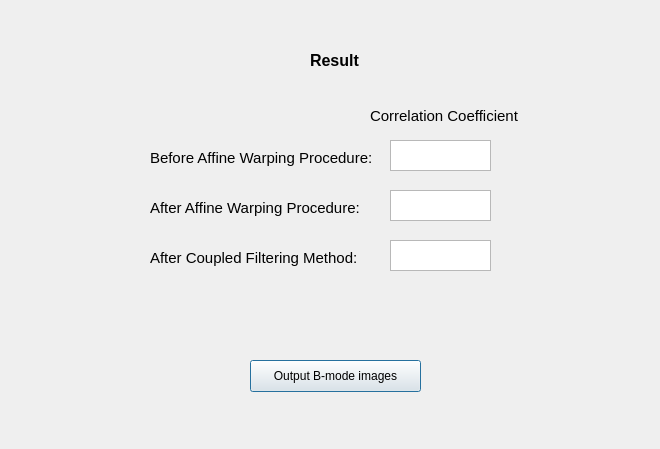
<?xml version="1.0" encoding="UTF-8"?>
<ui version="4.0">
 <class>SecDialog</class>
 <widget class="QDialog" name="SecDialog">
  <property name="geometry">
   <rect>
    <x>0</x>
    <y>0</y>
    <width>660</width>
    <height>449</height>
   </rect>
  </property>
  <property name="windowTitle">
   <string>Dialog</string>
  </property>
  <widget class="QTextBrowser" name="B4_AWarping">
   <property name="geometry">
    <rect>
     <x>390</x>
     <y>140</y>
     <width>101</width>
     <height>31</height>
    </rect>
   </property>
   <property name="font">
    <font>
     <pointsize>11</pointsize>
    </font>
   </property>
  </widget>
  <widget class="QTextBrowser" name="After_AWarping">
   <property name="geometry">
    <rect>
     <x>390</x>
     <y>190</y>
     <width>101</width>
     <height>31</height>
    </rect>
   </property>
   <property name="font">
    <font>
     <pointsize>11</pointsize>
    </font>
   </property>
  </widget>
  <widget class="QLabel" name="label_4">
   <property name="geometry">
    <rect>
     <x>150</x>
     <y>200</y>
     <width>211</width>
     <height>16</height>
    </rect>
   </property>
   <property name="font">
    <font>
     <pointsize>11</pointsize>
    </font>
   </property>
   <property name="text">
    <string>After Affine Warping Procedure:</string>
   </property>
  </widget>
  <widget class="QLabel" name="label_5">
   <property name="geometry">
    <rect>
     <x>150</x>
     <y>250</y>
     <width>211</width>
     <height>16</height>
    </rect>
   </property>
   <property name="font">
    <font>
     <pointsize>11</pointsize>
    </font>
   </property>
   <property name="text">
    <string>After Coupled Filtering Method:</string>
   </property>
  </widget>
  <widget class="QTextBrowser" name="After_CFiltering">
   <property name="geometry">
    <rect>
     <x>390</x>
     <y>240</y>
     <width>101</width>
     <height>31</height>
    </rect>
   </property>
   <property name="font">
    <font>
     <pointsize>11</pointsize>
    </font>
   </property>
  </widget>
  <widget class="QPushButton" name="pushButton_2">
   <property name="geometry">
    <rect>
     <x>250</x>
     <y>360</y>
     <width>171</width>
     <height>32</height>
    </rect>
   </property>
   <property name="text">
    <string>Output B-mode images</string>
   </property>
  </widget>
  <widget class="QLabel" name="label_2">
   <property name="geometry">
    <rect>
     <x>370</x>
     <y>105</y>
     <width>151</width>
     <height>21</height>
    </rect>
   </property>
   <property name="font">
    <font>
     <pointsize>11</pointsize>
    </font>
   </property>
   <property name="text">
    <string>Correlation Coefficient</string>
   </property>
  </widget>
  <widget class="QLabel" name="label_3">
   <property name="geometry">
    <rect>
     <x>150</x>
     <y>150</y>
     <width>221</width>
     <height>16</height>
    </rect>
   </property>
   <property name="font">
    <font>
     <pointsize>11</pointsize>
    </font>
   </property>
   <property name="text">
    <string>Before Affine Warping Procedure:</string>
   </property>
  </widget>
  <widget class="QLabel" name="label">
   <property name="geometry">
    <rect>
     <x>310</x>
     <y>50</y>
     <width>71</width>
     <height>21</height>
    </rect>
   </property>
   <property name="font">
    <font>
     <pointsize>12</pointsize>
     <weight>75</weight>
     <bold>true</bold>
    </font>
   </property>
   <property name="text">
    <string>Result</string>
   </property>
  </widget>
 </widget>
 <resources/>
 <connections/>
</ui>
